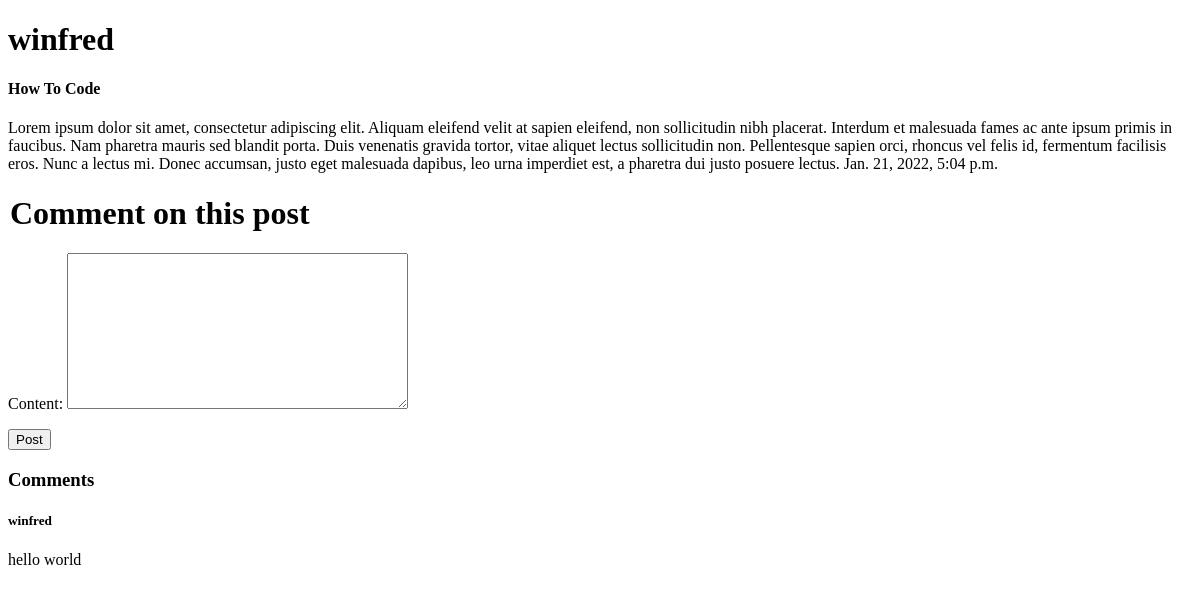
The app's page /posts/1/, older data.
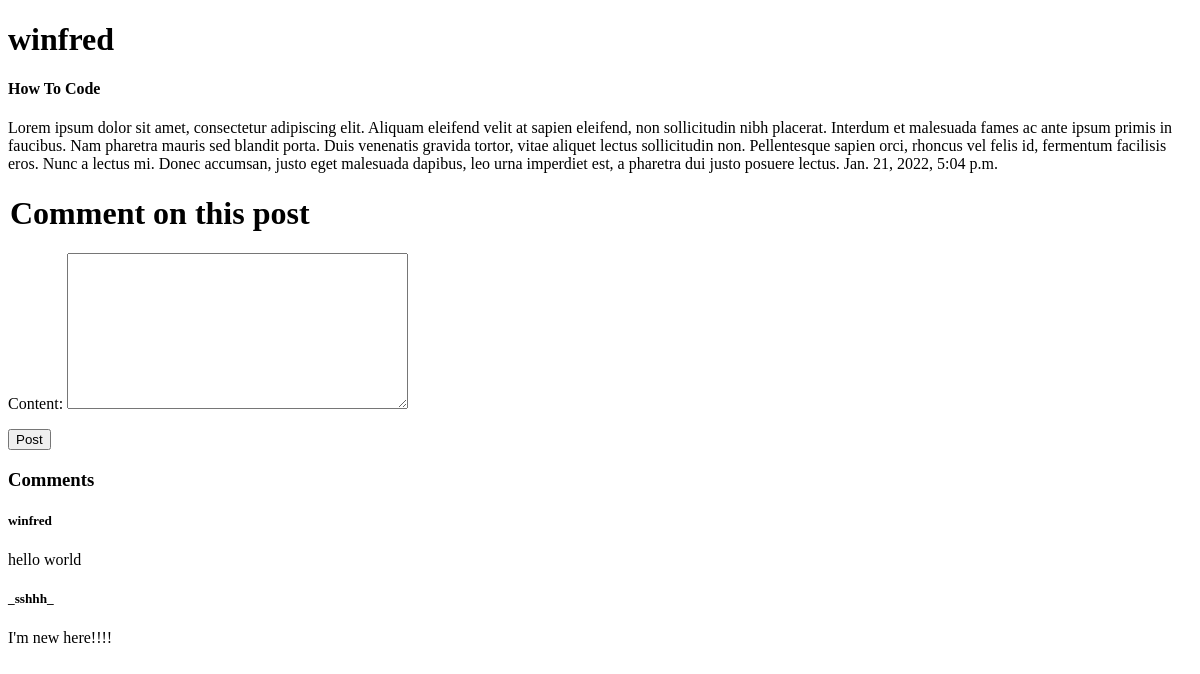
The same page, newer data.
### blog_posts/models.py (models this page shows, shortened)
class Comment(models.Model):
    author = models.ForeignKey(User, on_delete=models.CASCADE)
    content = models.TextField()
    post = models.ForeignKey(Post, related_name='comments', on_delete=models.CASCADE, null=True)

### blog_posts/views.py (the view)
# urls.py: path('posts/<int:id>/', views.detail, name='detail'),
def detail(request, id):
    post = Post.objects.get(id=id)
    comments = post.comments.all()
    new_comment = None
    if request.method == 'POST':
        comment_form = CommentForm(request.POST)
        if comment_form.is_valid():
            comment_form.instance.author = request.user
            new_comment = comment_form.save(commit=False)
            new_comment.post = post
            new_comment.save()
            comment_form  = CommentForm()
    else:
        comment_form = CommentForm()
    context = {
        'post':post,
        'form': comment_form,
        'comments': comments
    }
    return render(request, 'blog_posts/detail.html', context)

### blog_posts/forms.py
class CommentForm(forms.ModelForm):
    class Meta:
        model = Comment
        fields = ['content']

### blog_posts/templates/blog_posts/detail.html (shortened to what this page needs)
<!DOCTYPE html>
<html lang="en">
<head>
</head>
<body>
    <h1>{{post.author}}</h1>
    <h4>{{post.title}}</h4>
    <p>{{post.content}}              {{post.date_posted}}</p>
    <div >
        <form method='POST'>
                <h1><legend>Comment on this post</legend></h1>
                {{form.as_p}}
            <div>
                <button type='submit'>Post</button>
            </div>
        </form>
    </div>
    <h3>Comments</h3>
    {% if comments %}
    {% for comment in comments %}
        <h5>{{comment.author}}</h5>
        <p>{{comment.content}}</p>
    {% endfor %}
    {% endif %}
</body>
</html>

Row changes from the older to the newer data that the page shows:
added Comment: author "_sshhh_", content "I'm new here!!!!"
